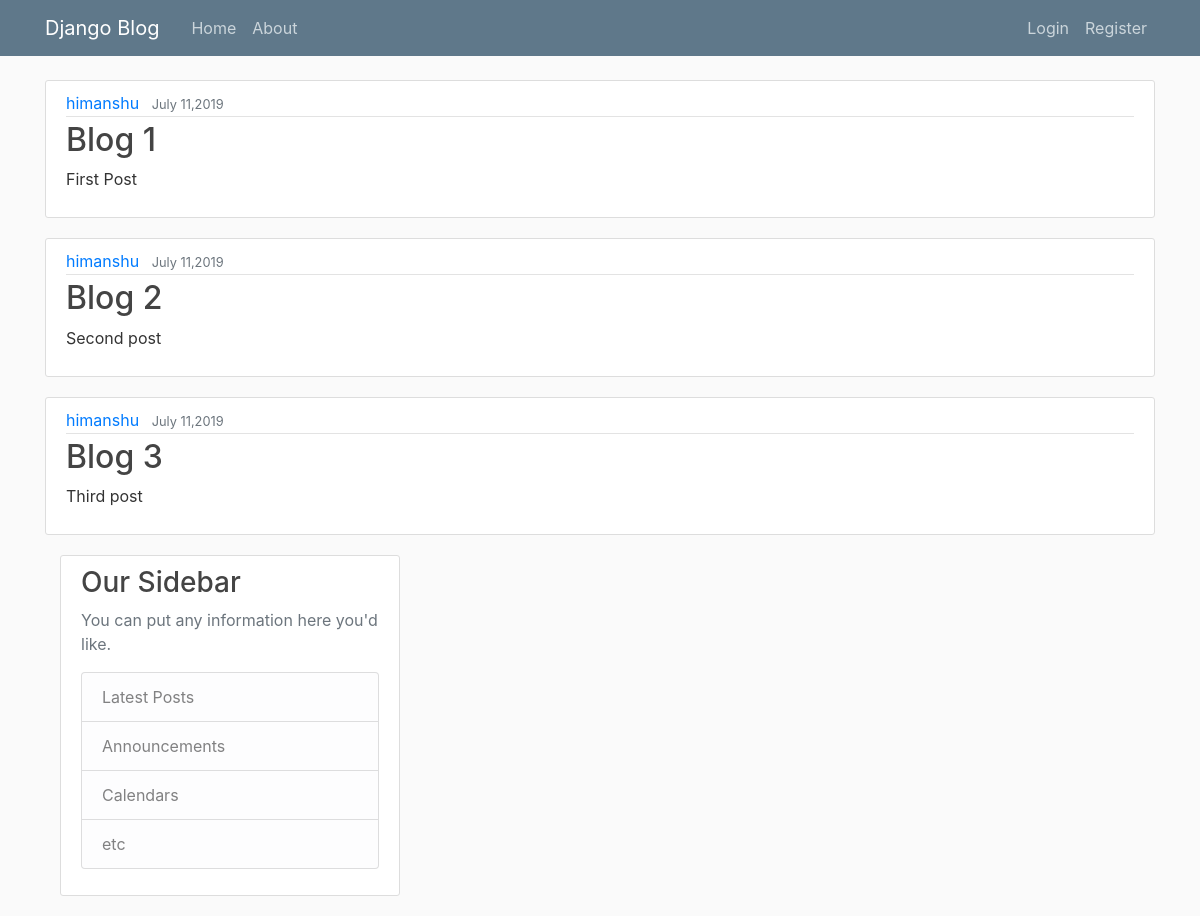
The page / on the database its author committed.
### blog/models.py (models this page shows, shortened)
class Post(models.Model):
    title = models.CharField(max_length=100)
    content = models.TextField()
    date_posted = models.DateTimeField(default=timezone.now)
    author=models.ForeignKey(User,on_delete=models.CASCADE)

### blog/views.py (the view)
# urls.py: path('', views.home, name='blog-home'),
def home(request):
    context={
        'posts': Post.objects.all()
    }
    return render(request,'blog/home.html',context)

### blog/templates/blog/home.html
{% extends "blog/base.html" %}
{% block content %}
     {% for post in posts %}
           <article class="media content-section">
                   <div class="media-body">
                       <div class="article-metadata">
                             <a class="mr-2" href="#">{{ post.author }}</a>
                             <small class="text-muted">{{ post.date_posted|date:"F d,Y"}}</small>
                       </div>
                          <h2><a class="article-title" href="#">{{ post.title }}</a></h2>
                          <p class="article-content">{{ post.content }}</p>
                   </div>
            </article>
     {% endfor %}
{% endblock content %}

### blog/static/blog/main.css (style rules this page uses)
body { background: #fafafa; color: #333333; margin-top: 5rem; }
h1, h2, h3, h4, h5, h6 { color: #444444; }
.content-section { background: #ffffff; padding: 10px 20px; border: 1px solid #dddddd; border-radius: 3px; margin-bottom: 20px; }
.article-title { color: #444444; }
.article-content { white-space: pre-line; }
.article-metadata { padding-bottom: 1px; margin-bottom: 4px; border-bottom: 1px solid #e3e3e3 }

### rows shown on the page
Post: author "himanshu", date_posted "July 11,2019", title "Blog 1", content "First Post"
Post: author "himanshu", date_posted "July 11,2019", title "Blog 2", content "Second post"
Post: author "himanshu", date_posted "July 11,2019", title "Blog 3", content "Third post"
